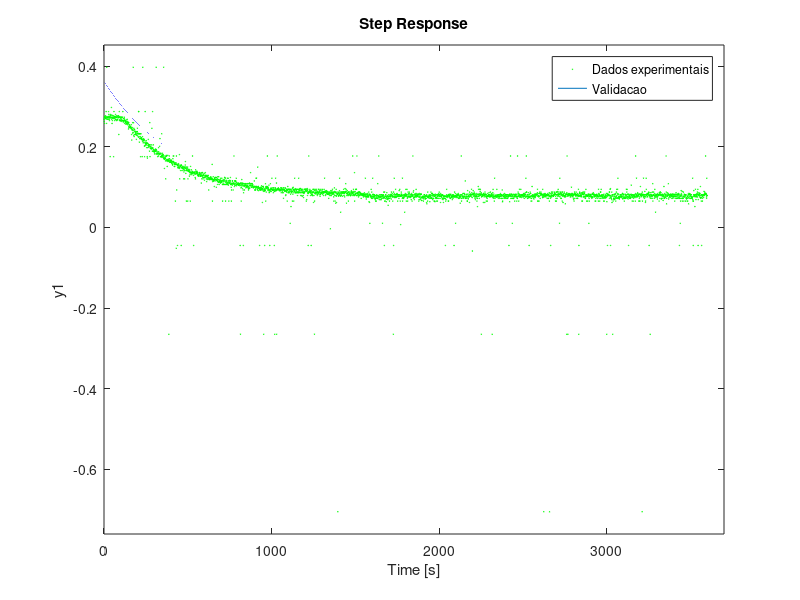

The MATLAB source for this figure:
clc;
clear all;

%% leitura de dados e parametrizacoes

planta = load('ENS_25.DAT');
x = planta(:,1);
y = planta(:,2);

% normalizando dados
norm_y = (planta(:,2) - min(planta(:,2))) / ( max(planta(:,2)) - min(planta(:,2)));

plot(x, norm_y, 'ro', 'markersize', 0.5)

% o sistema tem resposta ao degrau semelhante 
% a de um sistema de primeira ordem => H(s) = K/(tau*s + 1)

% pegando a media dos 10 primeiros pontos para definir a amplitude do sinal
%  em y(0):
y_0 = mean(norm_y(1:10));

% pegando a media dos 10 ultimos pontos para definir a amplitude do sinal
%  em y(inf):
y_inf = mean(norm_y((length(norm_y)-9): length(norm_y)));

y_tau = 0.632*(y_inf - y_0) + y_0;
pos_y_tau = find(norm_y >= (y_tau - 0.005) & norm_y <= (y_tau + 0.0001));

% tau sera a media dos valores encontrados onde y_tau eh aproximadamente 63,2% 
% da amplitude maxima do sinal, como calculado acima;

%% construcao do modelo indetificado
tau = x(pos_y_tau(1));
% ajuste de ganho (multiplicado por 0.4 para ajuste fino.
K = (17.05e-3 - 16.34e-3)*1000*0.4;
% modelo = K/((tau*s) + 1)

H_s = tf([0 K],[tau 1]);

% dados de entrada do experimento ENS_25:
% degrau de 16,34 a 17,05 mA ? aplicado.
% opt = stepDataOptions('InputOffset',16.34E-3,'StepAmplitude',17.05E-3);
hold off
plot(x,y, 'ro', 'markersize', 0.5);
hold on
step(H_s, 90:0.01:3700);
legend('Dados experimentais', 'Sistema modelado');
grid

%% validacao do modelo
% invertendo o sinal de validacao para conformar com o modelo proposto
valida = load('ENS_26.DAT');
x = valida(:,1);
y = valida(:,2);
y_inf = mean(y((length(y)-9): length(y)));
% invertendo o sinal para ter validacao do modelo
plot(x,y, 'go', 'markersize', 0.5);
hold on
step(-H_s+y(1)+y_inf, 90:0.01:3700);
legend('Dados experimentais', 'Validacao');
grid

%%
H_s = tf([0 K],[tau 1])
